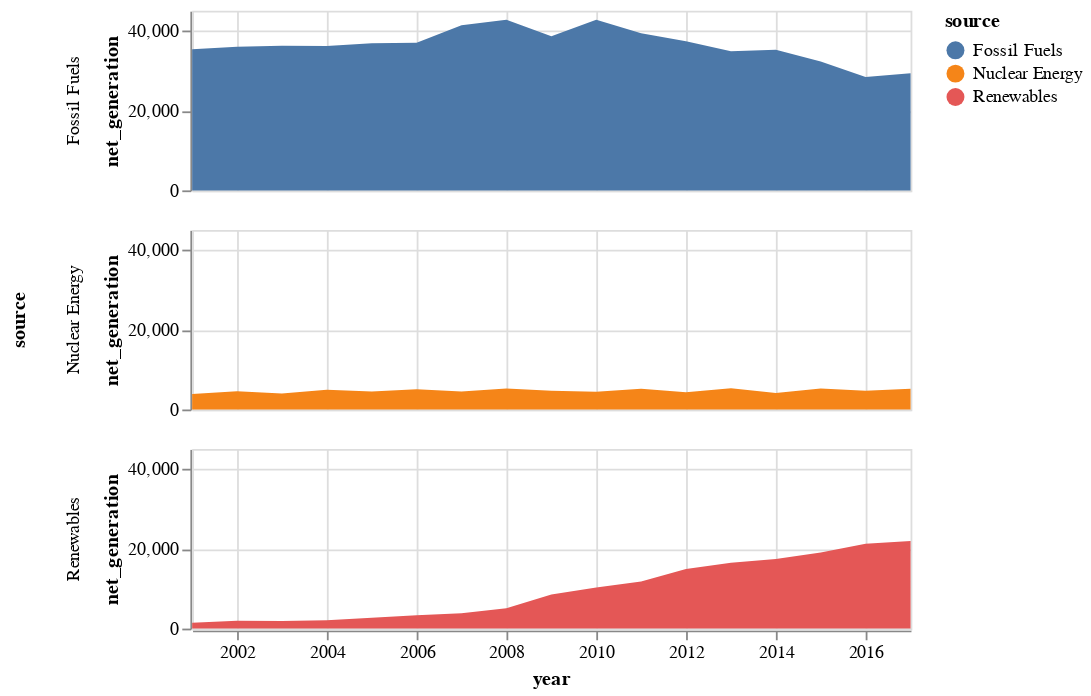

The code cell stored with this chart in its notebook:
### Code cell
import altair as alt
from vega_datasets import data

source = data.iowa_electricity()

alt.Chart(source).mark_area().encode(
    x="year:T",
    y="net_generation:Q",
    color="source:N",
    row="source:N"
).properties(
    height=100
)

### Figure 1 — Vega-Lite specification as saved in the notebook (floating-point values rounded to 4 significant figures)
{"config": {"view": {"continuousWidth": 400, "continuousHeight": 300}}, "data": {"name": "data-bb61008ba0c766c5601afa5323d12ad4"}, "mark": "area", "encoding": {"color": {"type": "nominal", "field": "source"}, "row": {"type": "nominal", "field": "source"}, "x": {"type": "temporal", "field": "year"}, "y": {"type": "quantitative", "field": "net_generation"}}, "height": 100, "$schema": "https://vega.github.io/schema/vega-lite/v4.8.1.json", "datasets": {"data-bb61008ba0c766c5601afa5323d12ad4": [{"year": "2001-01-01T00:00:00", "source": "Fossil Fuels", "net_generation": 35361}, {"year": "2002-01-01T00:00:00", "source": "Fossil Fuels", "net_generation": 35991}, {"year": "2003-01-01T00:00:00", "source": "Fossil Fuels", "net_generation": 36234}, {"year": "2004-01-01T00:00:00", "source": "Fossil Fuels", "net_generation": 36205}, {"year": "2005-01-01T00:00:00", "source": "Fossil Fuels", "net_generation": 36883}, {"year": "2006-01-01T00:00:00", "source": "Fossil Fuels", "net_generation": 37014}, {"year": "2007-01-01T00:00:00", "source": "Fossil Fuels", "net_generation": 41389}, {"year": "2008-01-01T00:00:00", "source": "Fossil Fuels", "net_generation": 42734}, {"year": "2009-01-01T00:00:00", "source": "Fossil Fuels", "net_generation": 38620}, {"year": "2010-01-01T00:00:00", "source": "Fossil Fuels", "net_generation": 42750}, {"year": "2011-01-01T00:00:00", "source": "Fossil Fuels", "net_generation": 39361}, {"year": "2012-01-01T00:00:00", "source": "Fossil Fuels", "net_generation": 37379}, {"year": "2013-01-01T00:00:00", "source": "Fossil Fuels", "net_generation": 34873}, {"year": "2014-01-01T00:00:00", "source": "Fossil Fuels", "net_generation": 35250}, {"year": "2015-01-01T00:00:00", "source": "Fossil Fuels", "net_generation": 32319}, {"year": "2016-01-01T00:00:00", "source": "Fossil Fuels", "net_generation": 28437}, {"year": "2017-01-01T00:00:00", "source": "Fossil Fuels", "net_generation": 29329}, {"year": "2001-01-01T00:00:00", "source": "Nuclear Energy", "net_generation": 3853}, {"year": "2002-01-01T00:00:00", "source": "Nuclear Energy", "net_generation": 4574}, {"year": "2003-01-01T00:00:00", "source": "Nuclear Energy", "net_generation": 3988}, {"year": "2004-01-01T00:00:00", "source": "Nuclear Energy", "net_generation": 4929}, {"year": "2005-01-01T00:00:00", "source": "Nuclear Energy", "net_generation": 4538}, {"year": "2006-01-01T00:00:00", "source": "Nuclear Energy", "net_generation": 5095}, {"year": "2007-01-01T00:00:00", "source": "Nuclear Energy", "net_generation": 4519}, {"year": "2008-01-01T00:00:00", "source": "Nuclear Energy", "net_generation": 5282}, {"year": "2009-01-01T00:00:00", "source": "Nuclear Energy", "net_generation": 4679}, {"year": "2010-01-01T00:00:00", "source": "Nuclear Energy", "net_generation": 4451}, {"year": "2011-01-01T00:00:00", "source": "Nuclear Energy", "net_generation": 5215}, {"year": "2012-01-01T00:00:00", "source": "Nuclear Energy", "net_generation": 4347}, {"year": "2013-01-01T00:00:00", "source": "Nuclear Energy", "net_generation": 5321}, {"year": "2014-01-01T00:00:00", "source": "Nuclear Energy", "net_generation": 4152}, {"year": "2015-01-01T00:00:00", "source": "Nuclear Energy", "net_generation": 5243}, {"year": "2016-01-01T00:00:00", "source": "Nuclear Energy", "net_generation": 4703}, {"year": "2017-01-01T00:00:00", "source": "Nuclear Energy", "net_generation": 5214}, {"year": "2001-01-01T00:00:00", "source": "Renewables", "net_generation": 1437}, {"year": "2002-01-01T00:00:00", "source": "Renewables", "net_generation": 1963}, {"year": "2003-01-01T00:00:00", "source": "Renewables", "net_generation": 1885}, {"year": "2004-01-01T00:00:00", "source": "Renewables", "net_generation": 2102}, {"year": "2005-01-01T00:00:00", "source": "Renewables", "net_generation": 2724}, {"year": "2006-01-01T00:00:00", "source": "Renewables", "net_generation": 3364}, {"year": "2007-01-01T00:00:00", "source": "Renewables", "net_generation": 3870}, {"year": "2008-01-01T00:00:00", "source": "Renewables", "net_generation": 5070}, {"year": "2009-01-01T00:00:00", "source": "Renewables", "net_generation": 8560}, {"year": "2010-01-01T00:00:00", "source": "Renewables", "net_generation": 10308}, {"year": "2011-01-01T00:00:00", "source": "Renewables", "net_generation": 11795}, {"year": "2012-01-01T00:00:00", "source": "Renewables", "net_generation": 14949}, {"year": "2013-01-01T00:00:00", "source": "Renewables", "net_generation": 16476}, {"year": "2014-01-01T00:00:00", "source": "Renewables", "net_generation": 17452}, {"year": "2015-01-01T00:00:00", "source": "Renewables", "net_generation": 19091}, {"year": "2016-01-01T00:00:00", "source": "Renewables", "net_generation": 21241}, {"year": "2017-01-01T00:00:00", "source": "Renewables", "net_generation": 21933}]}}
